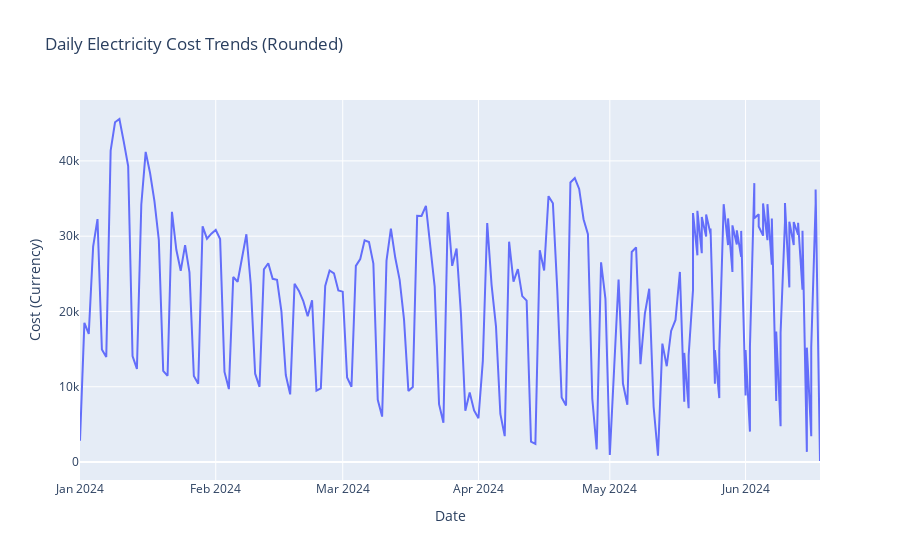

The cell this chart's notebook holds for it:
### Code cell
# Round all results to two decimal places
merged_data_corrected = merged_data_corrected.round(2)

# Save the rounded dataframe to a new CSV file
rounded_output_file_path = 'Rounded_Corrected_Electricity_Consumption_and_Cost_Analysis.csv'
merged_data_corrected.to_csv(rounded_output_file_path)
import plotly.graph_objects as go

# Create a line plot
fig = go.Figure(data=go.Scatter(x=merged_data_corrected.index, y=merged_data_corrected['Daily_Cost'], mode='lines', name='Daily Cost'))

# Set the layout
fig.update_layout(title='Daily Electricity Cost Trends (Rounded)', xaxis_title='Date', yaxis_title='Cost (Currency)')

# Display the plot
fig.show()

### Figure 1 — Plotly figure (JSON) as saved in the notebook; plotly's stock layout.template omitted (floating-point values rounded to 4 significant figures; data arrays with more than 128 entries replaced by an {"elided": "..."} marker saying what was removed)
{"data": [{"mode": "lines", "name": "Daily Cost", "type": "scatter", "x": {"elided": "906 str values"}, "y": {"elided": "906 float values"}}], "layout": {"title": {"text": "Daily Electricity Cost Trends (Rounded)"}, "xaxis": {"title": {"text": "Date"}}, "yaxis": {"title": {"text": "Cost (Currency)"}}}}
